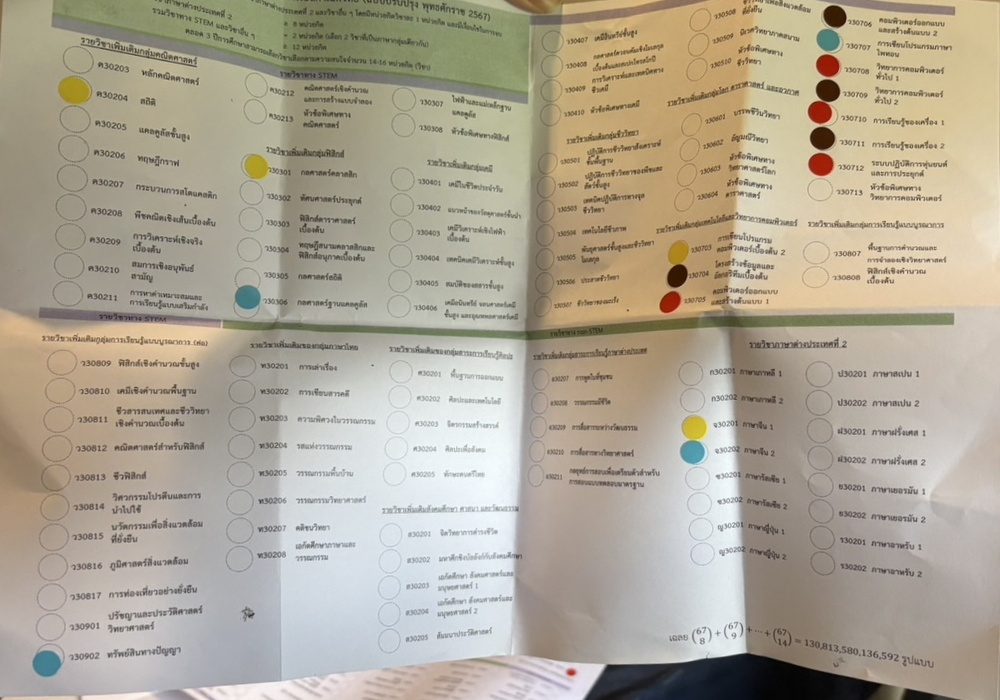
#> input picture 2025/rectified_scans/S__2375685_rectified.jpg, 1000 x 700 px, shrunk from 1203 x 842 before the run
$ python tt.py rectified_scans
#> lines starting #> are read from the running program, lines starting #| are printed output that depends on the picture; after the words box and inside, x2 and y2 are one past the last pixel; in counts of white or black regions, pixels touching at a corner belong together
#!/usr/bin/env python3
# crop_12_by_ratio_borders.py
#
# Crops each image into 12 tiles using proportion-based boundaries:
#   - Top and bottom horizontal bands defined by Y ratios of image height
#   - Top and bottom columns defined by X ratios of image width
#   - Separate vertical boundaries for top and bottom
#
# New: --flat-output option to save every crop from all images into one folder.
#
# Requirements:
#   pip install opencv-python numpy

import argparse
import json
from pathlib import Path
from typing import List, Tuple, Union

import cv2
import numpy as np

# ============================ CONFIG ============================
CONFIG = {
    # Y ratios for top and bottom bands: [start_ratio, end_ratio]
    # 0.0 = top of image, 1.0 = bottom of image
    "top_band_ratio": [0.00, 0.55],
    "bottom_band_ratio": [0.55, 1.00],

    # X ratios for TOP band (7 values for 6 columns)
    "top_column_ratios": [0.03, 0.19, 0.34, 0.49, 0.64, 0.79, 0.95],

    # X ratios for BOTTOM band (7 values for 6 columns)
    "bottom_column_ratios": [0.035, 0.185, 0.320, 0.485, 0.645, 0.805, 0.985],

    # Optional nudges (in ratio units, applied to right edges)
    "top_column_nudge_ratio":    [0, 0, 0, 0, 0, 0],
    "bottom_column_nudge_ratio": [0, 0, 0, 0, 0, 0],

    # Inner padding inside each tile (ratio of image dimensions)
    "pad_ratio": 0.0,
}
# ===============================================================

def ensure_dir(p: Union[str, Path]) -> Path:
    p = Path(p)
    p.mkdir(parents=True, exist_ok=True)
    return p

def ratio_to_pixels(ratio_list: List[float], total_size: int) -> List[int]:
    """Convert ratio list to integer pixel coordinates."""
    return [int(round(float(r) * total_size)) for r in ratio_list]

def validate_band_edges(img_w: int, img_h: int,
                        band_ratio: List[float],
                        col_ratios: List[float],
                        nudge_ratios: List[float]) -> Tuple[List[int], List[int]]:
    """Convert ratios to pixel coords and validate."""
    # bands
    band_px = ratio_to_pixels(band_ratio, img_h)
    if not (0 <= band_px[0] < band_px[1] <= img_h):
        raise ValueError(f"Invalid band after conversion: {band_px}")

    # columns
    if len(col_ratios) != 7:
        raise ValueError("Column ratio list must have 7 values.")
    col_px = ratio_to_pixels(col_ratios, img_w)

    if len(nudge_ratios) != 6:
        raise ValueError("Nudge ratio list must have 6 values.")
    for i in range(1, 7):
        col_px[i] += int(round(nudge_ratios[i - 1] * img_w))

    # clamp and enforce monotonic
    col_px[0] = max(0, min(img_w, col_px[0]))
    for i in range(1, len(col_px)):
        col_px[i] = max(col_px[i - 1], min(img_w, col_px[i]))
    col_px[-1] = min(col_px[-1], img_w)

    for i in range(6):
        if col_px[i + 1] <= col_px[i]:
            raise ValueError(f"Degenerate col between {col_px[i]} and {col_px[i+1]}.")

    return band_px, col_px

def draw_preview(img: np.ndarray,
                 top_band: List[int], top_edges: List[int],
                 bottom_band: List[int], bottom_edges: List[int]) -> np.ndarray:
    vis = img.copy()
    h, w = img.shape[:2]

    # horizontal lines
    for y in [top_band[0], top_band[1], bottom_band[0], bottom_band[1]]:
        cv2.line(vis, (0, y), (w, y), (0, 255, 255), 2)

    # vertical lines top band
    for x in top_edges[1:-1]:
        cv2.line(vis, (x, top_band[0]), (x, top_band[1]), (0, 255, 255), 2)
    # vertical lines bottom band
    for x in bottom_edges[1:-1]:
        cv2.line(vis, (x, bottom_band[0]), (x, bottom_band[1]), (0, 255, 255), 2)

    # labels
    font = cv2.FONT_HERSHEY_SIMPLEX
    scale = max(0.5, min(w, h) / 1600.0)
    thick = 2
    yc_top = (top_band[0] + top_band[1]) // 2
    for c in range(6):
        xc = (top_edges[c] + top_edges[c + 1]) // 2
        cv2.putText(vis, f"R1C{c+1}", (xc - 40, yc_top), font, scale, (0, 0, 255), thick)
    yc_bot = (bottom_band[0] + bottom_band[1]) // 2
    for c in range(6):
        xc = (bottom_edges[c] + bottom_edges[c + 1]) // 2
        cv2.putText(vis, f"R2C{c+1}", (xc - 40, yc_bot), font, scale, (0, 0, 255), thick)
    return vis

def list_images(folder: Union[str, Path]):
    ok_ext = {".jpg", ".jpeg", ".png", ".bmp", ".tif", ".tiff", ".webp"}
    return sorted([p for p in Path(folder).rglob("*") if p.suffix.lower() in ok_ext])

def crop_and_save(img_path: Path, out_dir: Path, cfg: dict, flat: bool):
    """
    If flat is True:
      - save all files directly into out_dir with source-stem prefixes
    Else:
      - save into subfolder out_dir/<stem>_tiles
    """
    img = cv2.imread(str(img_path))
    if img is None:
        print(f"[WARN] Cannot read {img_path}")
        return
    h, w = img.shape[:2]

    # figure target folder and prefixes
    if flat:
        target_dir = ensure_dir(out_dir)
        prefix = img_path.stem + "_"
    else:
        target_dir = ensure_dir(out_dir / f"{img_path.stem}_tiles")
        prefix = ""  # inside its own folder, no need to prefix

    top_band, top_edges = validate_band_edges(w, h,
                                              cfg["top_band_ratio"],
                                              cfg["top_column_ratios"],
                                              cfg["top_column_nudge_ratio"])
    bottom_band, bottom_edges = validate_band_edges(w, h,
                                                    cfg["bottom_band_ratio"],
                                                    cfg["bottom_column_ratios"],
                                                    cfg["bottom_column_nudge_ratio"])
    pad_x = int(round(cfg["pad_ratio"] * w))
    pad_y = int(round(cfg["pad_ratio"] * h))

    # save references
    cv2.imwrite(str(target_dir / f"{prefix}original.jpg"), img)
    cv2.imwrite(str(target_dir / f"{prefix}grid_preview.jpg"),
                draw_preview(img, top_band, top_edges, bottom_band, bottom_edges))

    tiles_meta = []

    # top row
    for c in range(6):
        x0, x1 = top_edges[c], top_edges[c + 1]
        xx0, xx1 = max(x0 + pad_x, x0), min(x1 - pad_x, x1)
        yy0, yy1 = max(top_band[0] + pad_y, top_band[0]), min(top_band[1] - pad_y, top_band[1])
        tile = img[yy0:yy1, xx0:xx1]
        fname = f"{prefix}R1C{c+1}.jpg"
        cv2.imwrite(str(target_dir / fname), tile)
        tiles_meta.append({"row": 1, "col": c+1, "band_y": top_band, "col_x": [x0, x1], "file": fname})

    # bottom row
    for c in range(6):
        x0, x1 = bottom_edges[c], bottom_edges[c + 1]
        xx0, xx1 = max(x0 + pad_x, x0), min(x1 - pad_x, x1)
        yy0, yy1 = max(bottom_band[0] + pad_y, bottom_band[0]), min(bottom_band[1] - pad_y, bottom_band[1])
        tile = img[yy0:yy1, xx0:xx1]
        fname = f"{prefix}R2C{c+1}.jpg"
        cv2.imwrite(str(target_dir / fname), tile)
        tiles_meta.append({"row": 2, "col": c+1, "band_y": bottom_band, "col_x": [x0, x1], "file": fname})

    # save JSON index
    with open(target_dir / f"{prefix}tiles_index.json", "w", encoding="utf-8") as f:
        json.dump({
            "image": img_path.name,
            "top_band_px": top_band,
            "bottom_band_px": bottom_band,
            "top_column_edges_px": top_edges,
            "bottom_column_edges_px": bottom_edges,
            "pad_px": [pad_x, pad_y],
            "flat_output": flat,
            "tiles": tiles_meta
        }, f, indent=2, ensure_ascii=False)

def process_folder(in_dir: Union[str, Path], out_root: Union[str, Path], cfg: dict, flat: bool):
    imgs = list_images(in_dir)
    if not imgs:
        print(f"[WARN] No images found under {in_dir}")
        return
    print(f"[INFO] Found {len(imgs)} images.")
    out_root = ensure_dir(out_root)
    for img_path in imgs:
        rel = Path(img_path).relative_to(in_dir)  # not used in flat mode, but kept for symmetry
        crop_and_save(Path(img_path), out_root, cfg, flat)
#> in crop_and_save, img is the input picture: shape (700, 1000, 3); mean B, G, R 149.8, 166.7, 174.9
#> after the loop in draw_preview, `for y in [top_band[0], top_band[1], bottom_band[0], bottom_band[1]]:`: vis: shape (700, 1000, 3); 0.86% of pixels changed, all inside (x1, y1, x2, y2) = (0, 0, 1000, 700)
#> after the loop in draw_preview, `for x in top_edges[1:-1]:`:
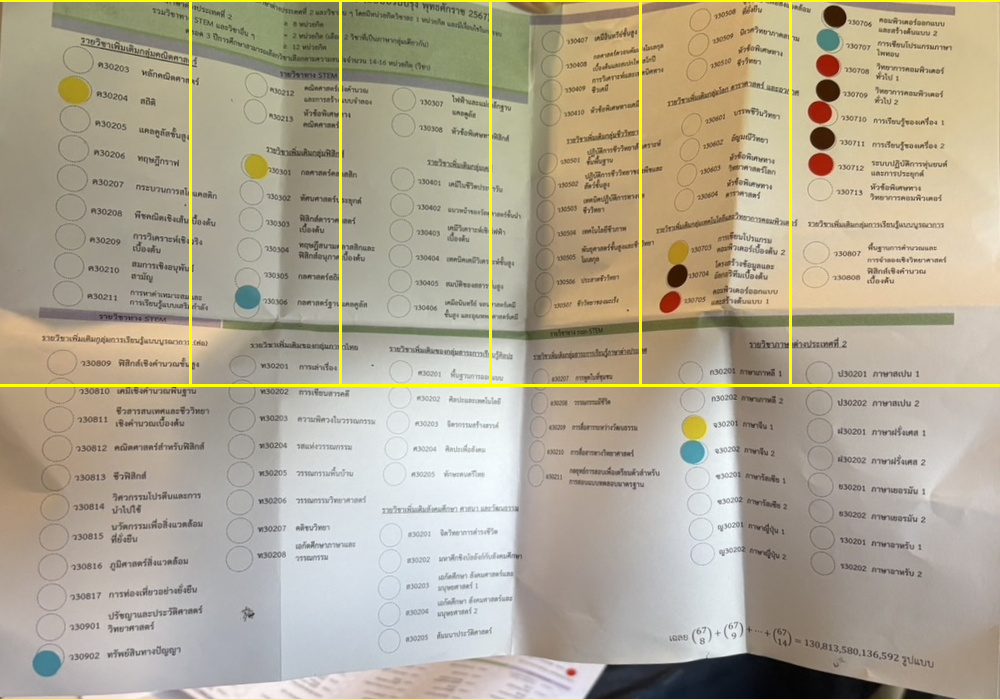
#> vis: shape (700, 1000, 3); mean B, G, R 147.5, 168.3, 176.3
#> after the loop in draw_preview, `for x in bottom_edges[1:-1]:`:
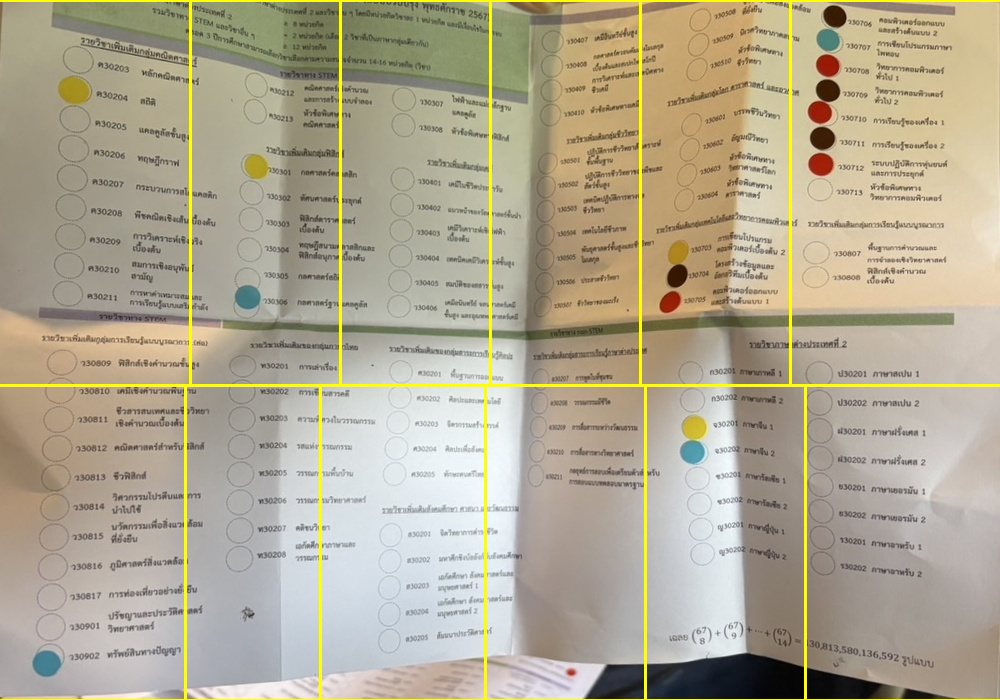
#> vis: shape (700, 1000, 3); 0.67% of pixels changed, all inside (x1, y1, x2, y2) = (184, 387, 807, 699)
#> in draw_preview, `font = cv2.FONT_HERSHEY_SIMPLEX`: font = 0
#> after the loop in draw_preview, `for c in range(6):`:
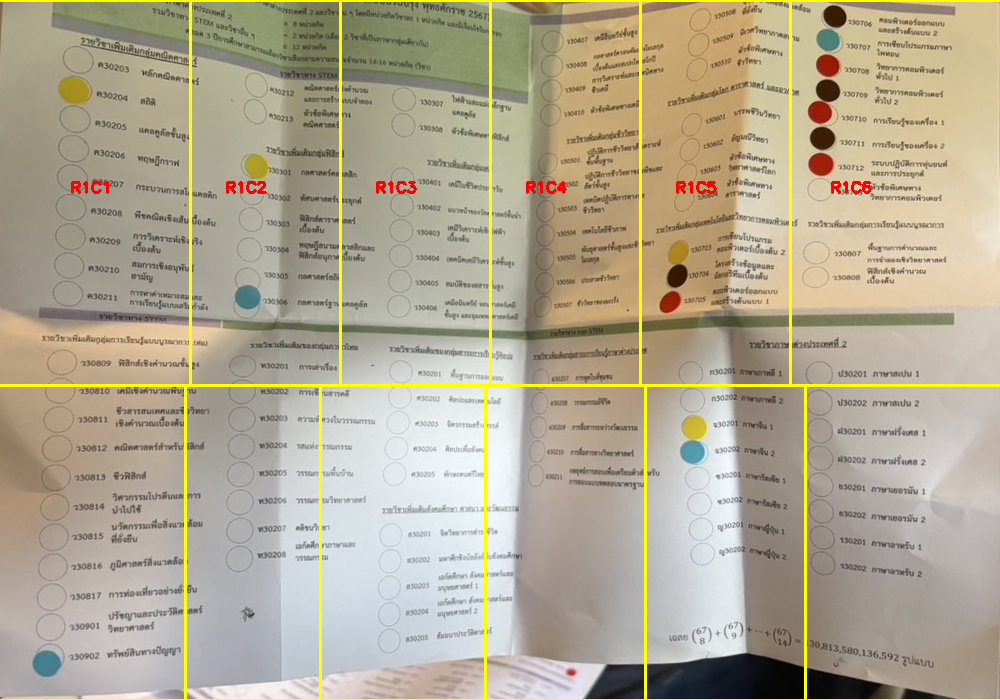
#> vis: shape (700, 1000, 3); 0.25% of pixels changed, all inside (x1, y1, x2, y2) = (71, 181, 872, 194)
#> after the loop in draw_preview, `for c in range(6):`:
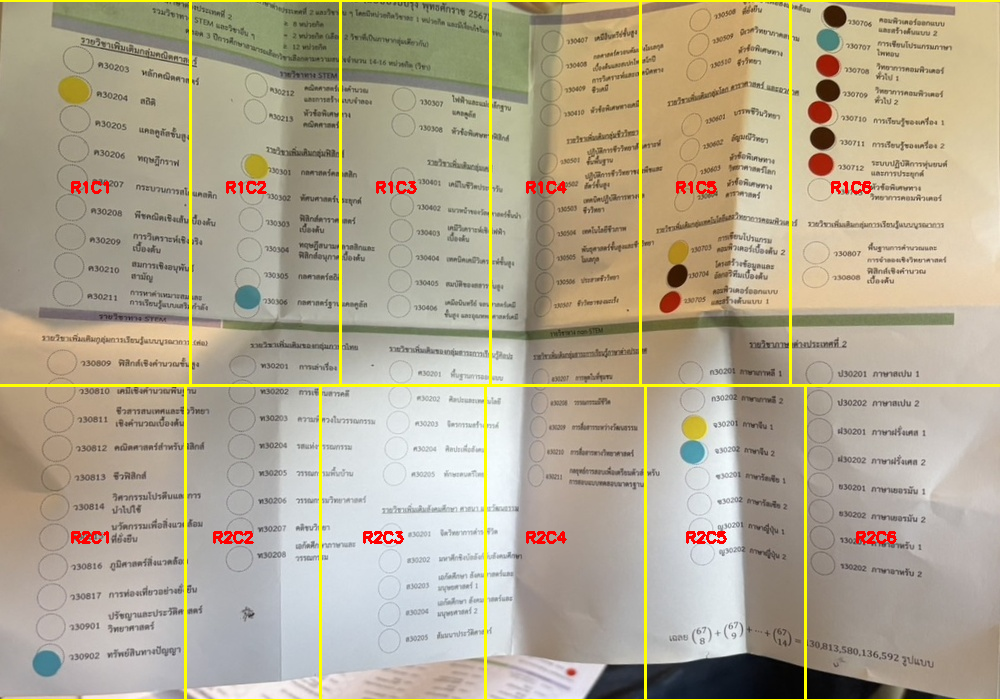
#> vis: shape (700, 1000, 3); 0.28% of pixels changed, all inside (x1, y1, x2, y2) = (71, 531, 897, 544)
#> the loop in crop_and_save, `for c in range(6):` made 6 passes
#> pass 3, in crop_and_save, `tile = img[yy0:yy1, xx0:xx1]`:
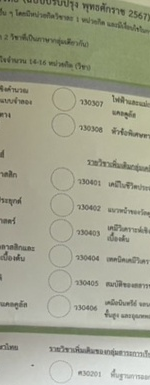
#> tile: shape (385, 150, 3); mean B, G, R 142.7, 163.1, 161.6
#> after the loop in crop_and_save, `for c in range(6):`: tiles_meta = 6 items
#> the loop in crop_and_save, `for c in range(6):` made 6 passes
#> pass 1, in crop_and_save, `tile = img[yy0:yy1, xx0:xx1]`:
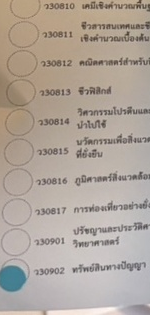
#> tile: shape (315, 150, 3); mean B, G, R 155.4, 165.1, 176
#> pass 3, in crop_and_save, `tile = img[yy0:yy1, xx0:xx1]`:
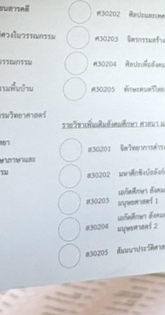
#> tile: shape (315, 165, 3); mean B, G, R 220.4, 216.6, 211.6
#> after the loop in crop_and_save, `for c in range(6):`: tiles_meta = 12 items
#> pass 2 of the loop in process_folder, `for img_path in imgs:`:
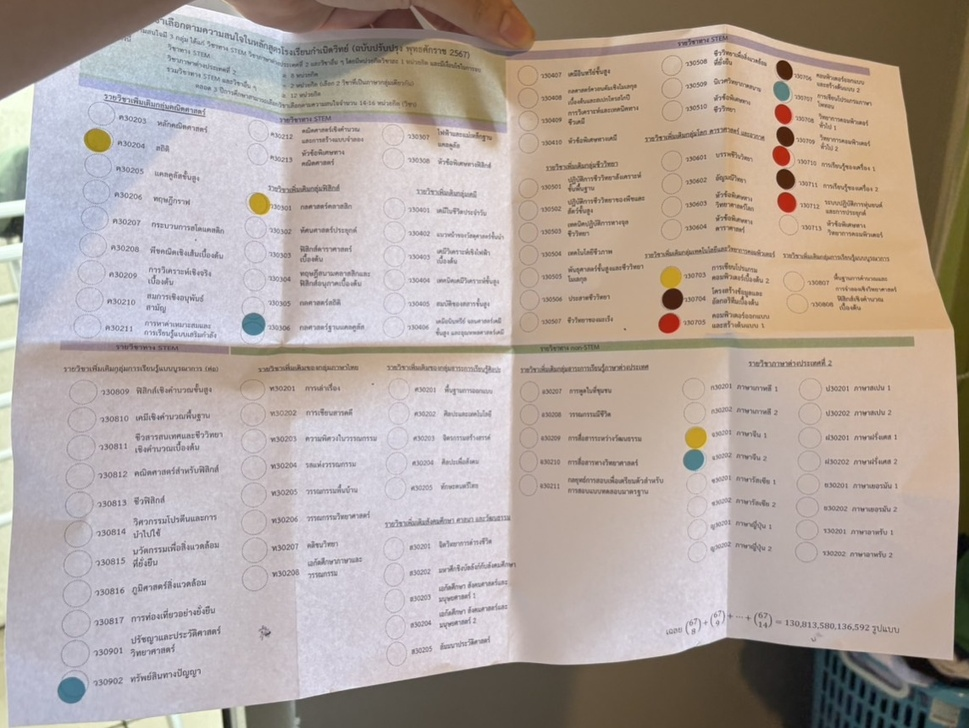
#> input picture 2025/rectified_scans/S__2375689_rectified.jpg, 969 x 728 px, shrunk from 1144 x 860 before the run
#> in crop_and_save, img is the input picture: shape (728, 969, 3); mean B, G, R 159.1, 165.7, 177.8
#> after the loop in draw_preview (call 2), `for c in range(6):`:
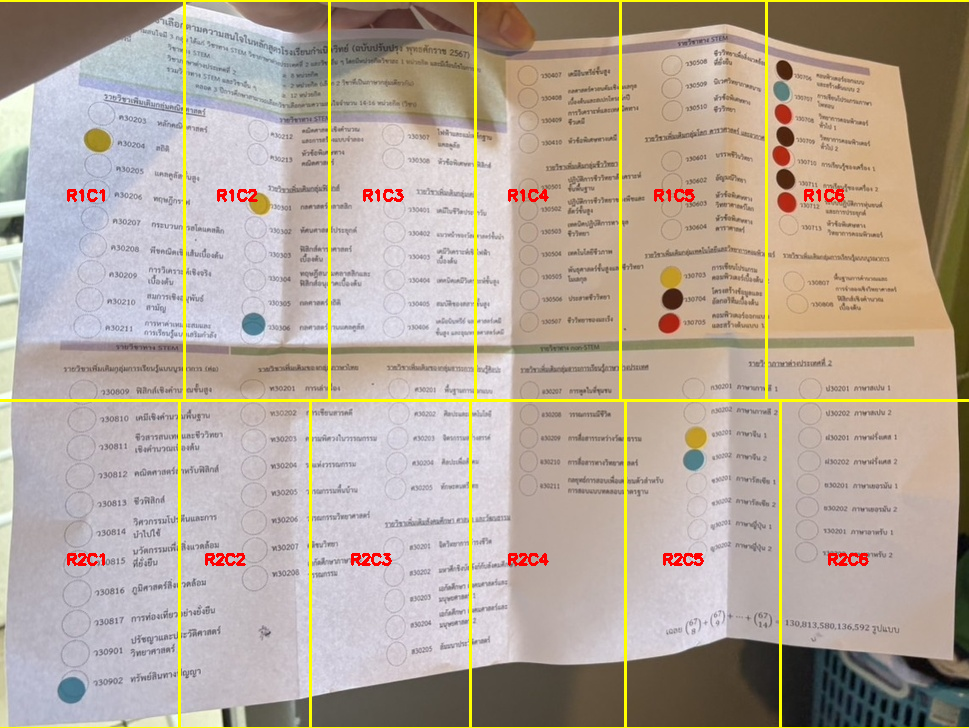
#> vis: shape (728, 969, 3); mean B, G, R 154.6, 167, 180
#> after the loop in crop_and_save (call 2), `for c in range(6):`: tiles_meta = 6 items
#> the loop in crop_and_save (call 2), `for c in range(6):` made 6 passes
#> pass 3, in crop_and_save (call 2), `tile = img[yy0:yy1, xx0:xx1]`:
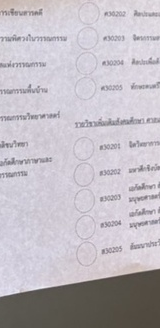
#> tile: shape (328, 160, 3); mean B, G, R 193.3, 186.2, 191.6
#> after the loop in crop_and_save (call 2), `for c in range(6):`: tiles_meta = 12 items
    print("[INFO] Done.")

def main():
    ap = argparse.ArgumentParser(description="Crop images into 12 tiles using proportion-based boundaries.")
    ap.add_argument("input_dir", help="Folder containing images")
    ap.add_argument("-o", "--out-dir", default="tiles_out", help="Output root folder")
    ap.add_argument("--flat-output", action="store_true",
                    help="Save all crops from all images into the same folder with source-stem prefixes")
    args = ap.parse_args()
    process_folder(Path(args.input_dir), Path(args.out_dir), CONFIG, args.flat_output)

if __name__ == "__main__":
    main()
